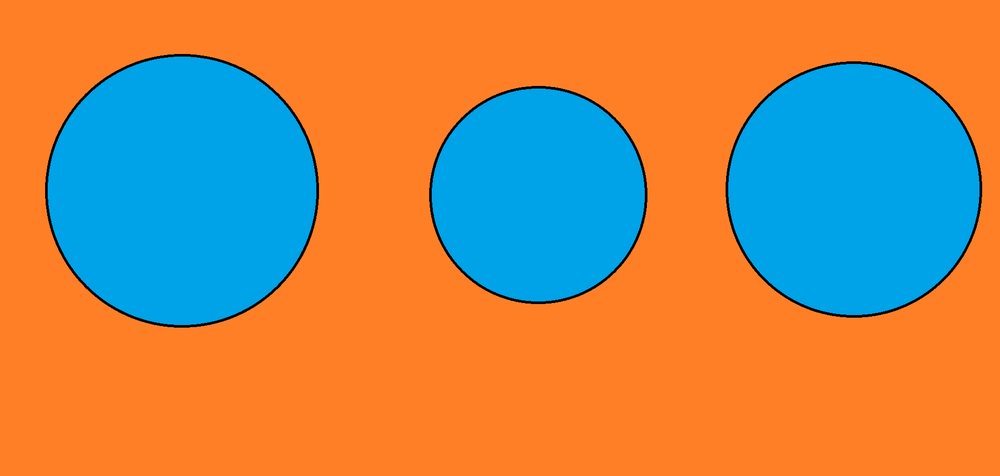
#> input picture test.png, 1000 x 476 px, shrunk from 1906 x 908 before the run
$ python main.py
#> lines starting #> are read from the running program, lines starting #| are printed output that depends on the picture; after the words box and inside, x2 and y2 are one past the last pixel; in counts of white or black regions, pixels touching at a corner belong together
import cv2
import numpy as np

img = cv2.imread('test.png', cv2.IMREAD_COLOR)
#> img is the input picture: shape (476, 1000, 3); mean B, G, R 96.1, 135.9, 175.8

gray = cv2.cvtColor(img, cv2.COLOR_BGR2GRAY)
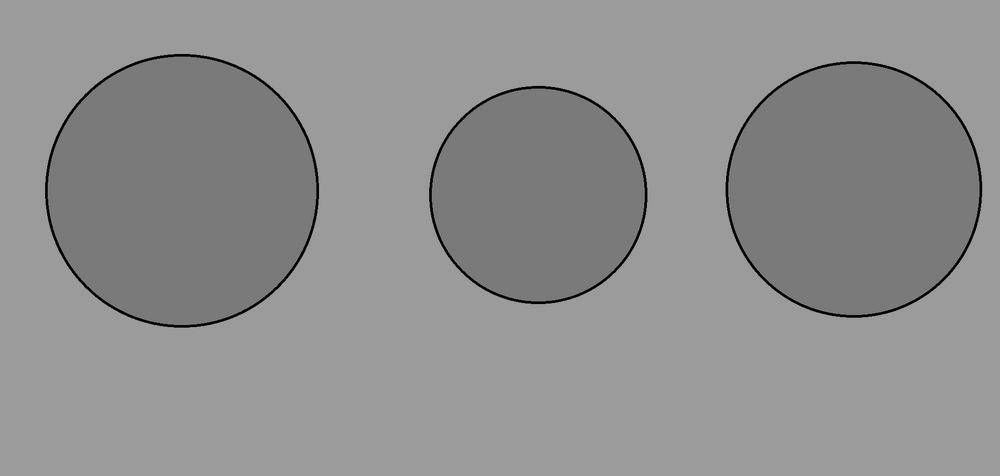
#> gray: shape (476, 1000); min 0, max 165, mean 143.2

gray_blurred = cv2.blur(gray, (3, 3))

detected_circles = cv2.HoughCircles(gray_blurred,
                   cv2.HOUGH_GRADIENT, 1, 20, param1 = 50,
               param2 = 30, minRadius = 1, maxRadius = 1000)
#> detected_circles = 28 rows, first 8: [853.5, 188.5, 125.7], [180.5, 191.5, 135.5], [536.5, 195.5, 107.7], [203.5, 183.5, 156.7], [164.5, 178.5, 154.5], [850.5, 208.5, 144.6], [833.5, 195.5, 146], [156.5, 198.5, 160.1]

if detected_circles is not None:

    detected_circles = np.uint16(np.around(detected_circles))
#> detected_circles = 28 rows, first 8: [854, 188, 126], [180, 192, 136], [536, 196, 108], [204, 184, 157], [164, 178, 154], [850, 208, 145], [834, 196, 146], [156, 198, 160]

    for pt in detected_circles[0, :3]:
        a, b, r = pt[0], pt[1], pt[2]

        print(r)
        cv2.circle(img, (a, b), r, (0, 255, 0), 2)

        cv2.circle(img, (a, b), 1, (0, 0, 255), 3)
#> this loop made 3 passes
#| 126
#| 136
#| 108
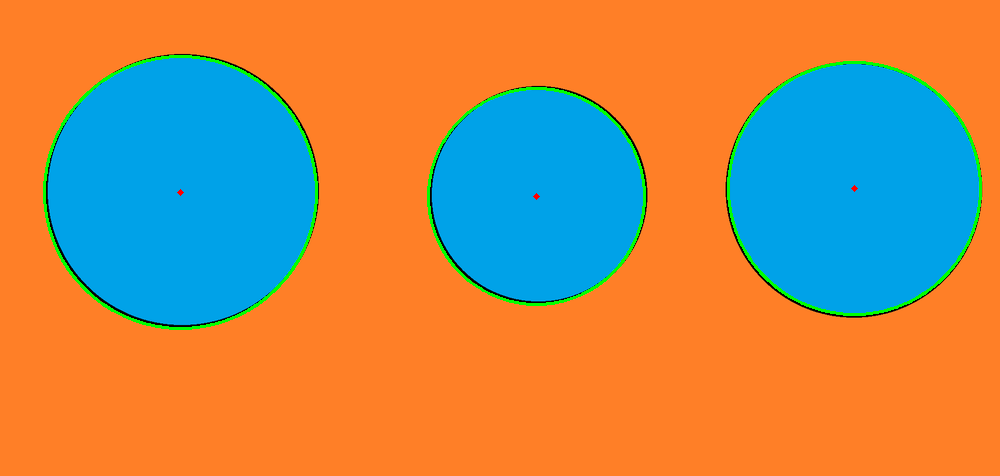
#> img: shape (476, 1000, 3); 1.49% of pixels changed, all inside (x1, y1, x2, y2) = (43, 55, 982, 330)
    cv2.imshow("Detected Circle", img)
    cv2.waitKey(0)
